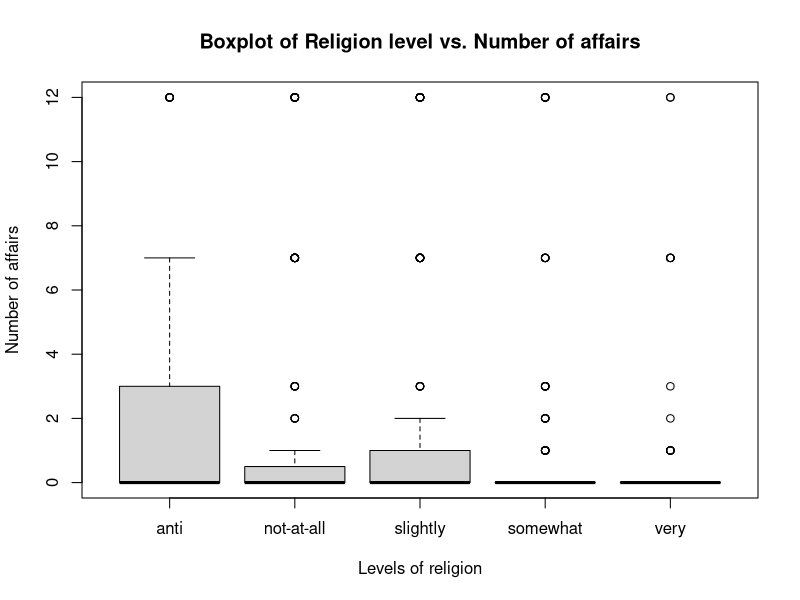
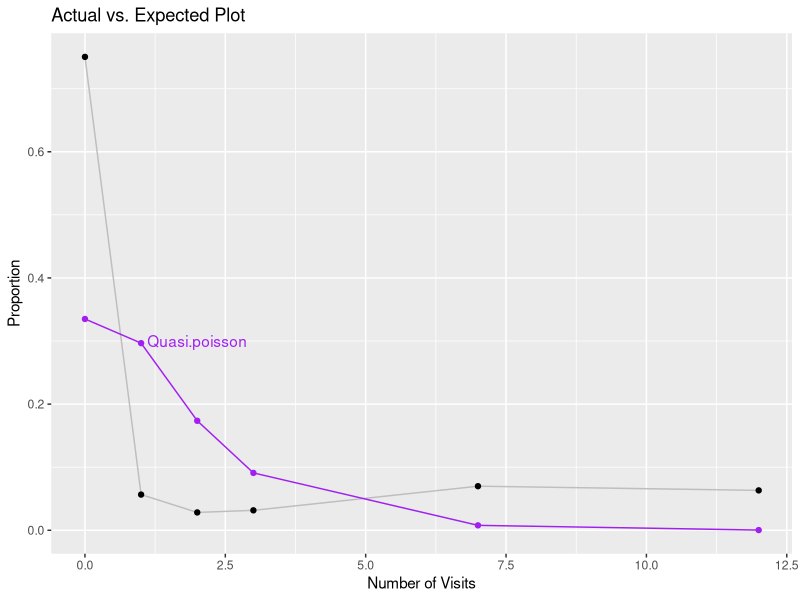
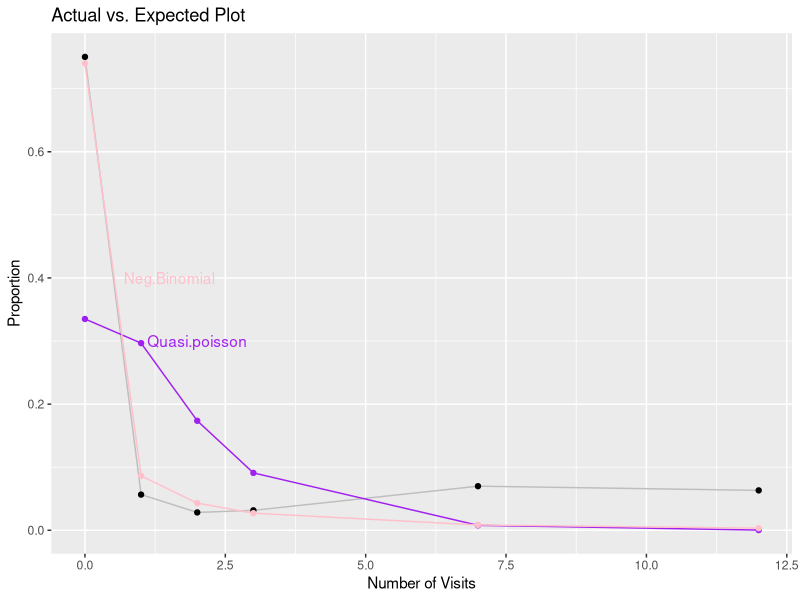
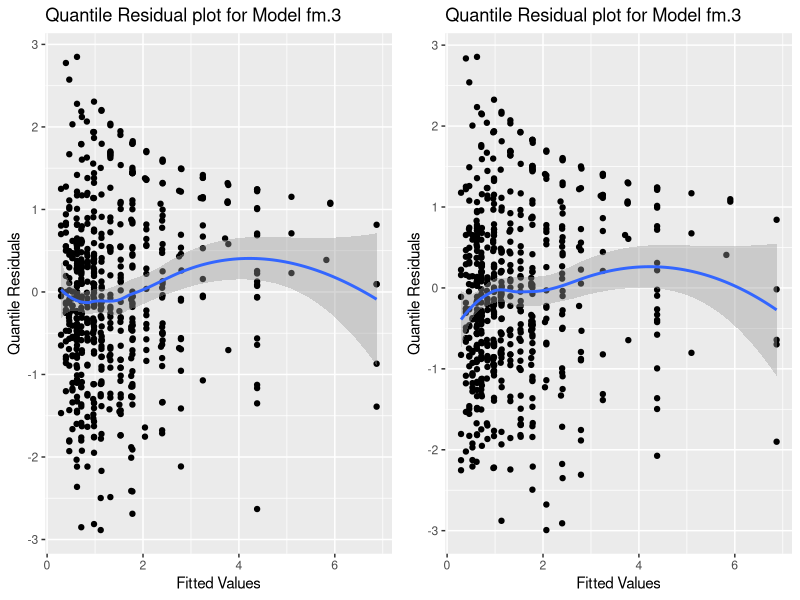
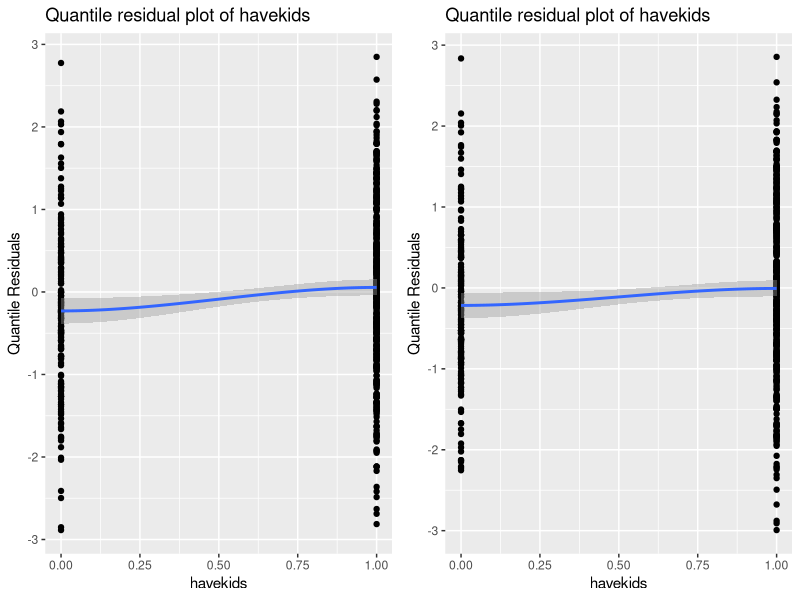
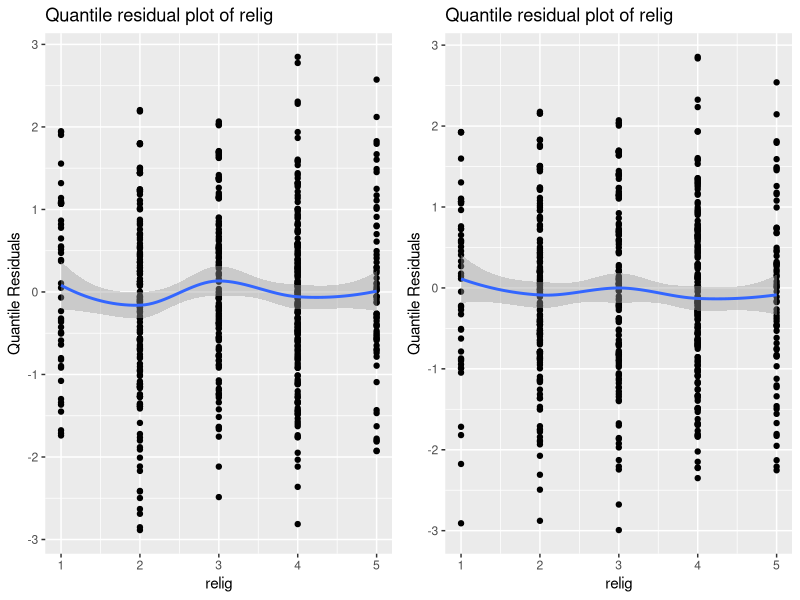
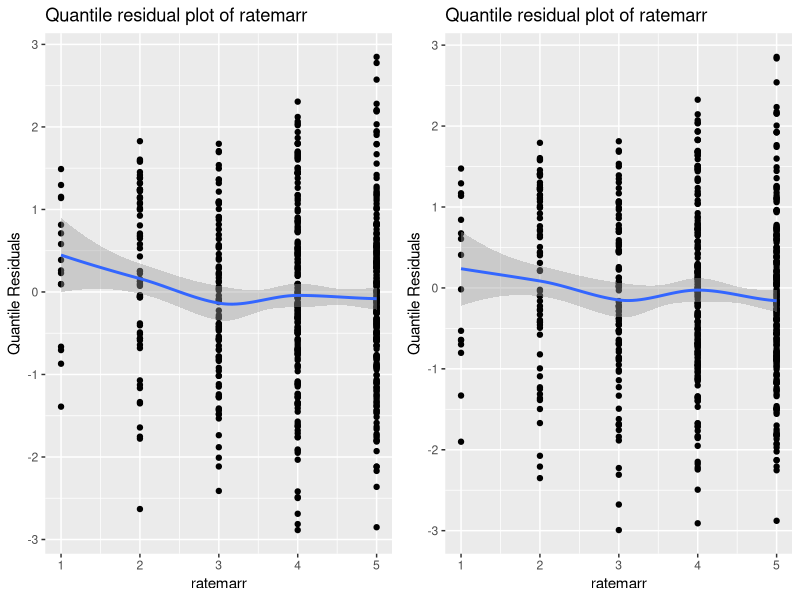
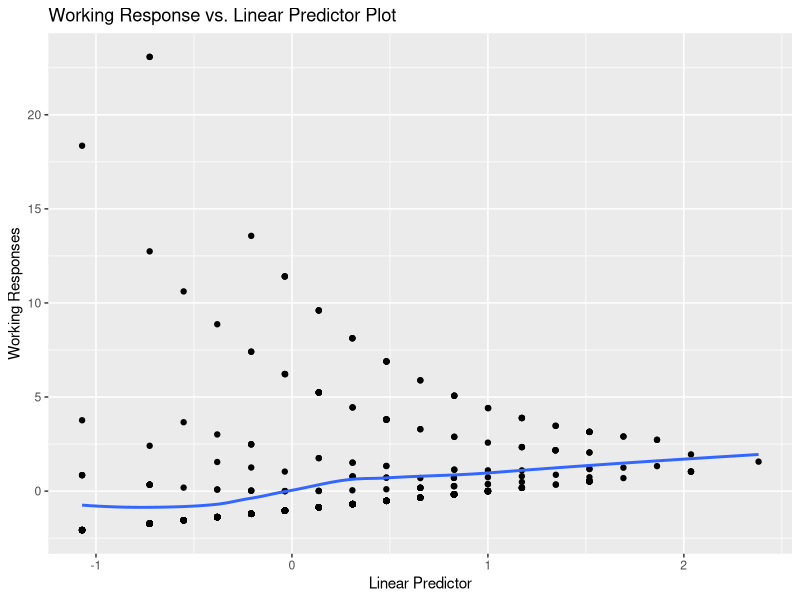

These charts were generated, in order, by the following R code:
## ---- chunk 1
library(dplyr)
library(tidyverse)
library(ggplot2)
library(gridExtra)
library(statmod)
library(MASS)
## ---- chunk 2
affairs <- read.csv("naffairs.csv")
data.char <- function(x) {
  ans <- c(Mean = mean(x),
           Median = median(x),
           Std.Dev = sd(x),
           Min = min(x),
           percentile = quantile(x,probs= c(.25)),
           percentile = quantile(x,probs= c(.75)),
           Max = max(x))
  return(ans)
}
round(t(apply(affairs[,c(2,4,6,8,10,13,15,18)], 2, data.char)), 1)
## ---- chunk 3
boxplot(naffairs~religious,data=affairs, main="Boxplot of Religion level vs. Number of affairs",
   xlab="Levels of religion", ylab="Number of affairs")
## ---- chunk 4
### age vs. number of affairs
#There is no significant indicating age has relationship with number of affairs. However,three age groups(20-24,25-29,55+) has the #least average number of affairs and least number of affairs variance, and the reason might be people's age 20-29 are during the #time of newly-married, and it is also reasonable that people over 55 years old are the group of people least likely to have #affairs because of the physical degradation that occurs with age.
affairs %>%
  group_by(age.cat) %>%
  summarize(mean.affair = mean(naffairs),
            var.affair = var(naffairs)) %>%
  mutate(across(where(is.numeric), ~ round(., 3)))
## ---- chunk 5
# ### male vs. number of affairs
# There is no big difference of number of affairs between male and female for number of affairs because the mean number of affairs and variance number of affairs between gender do not have great difference: both are around 1.4(mean) and 11(variance). So, we will not consider this predictor into our model.
affairs %>%
  group_by(male) %>%
  summarize(mean.affair = mean(naffairs),
            var.affair = var(naffairs))%>%
  mutate(across(where(is.numeric), ~ round(., 3)))
## ---- chunk 6
# ### edu.cat vs. number of affairs
# According to the summary table, we can indicate that the the group of people who only graduate from middle school have the greatest value of affair number and it also have the greatest variance of affair number, and people who only graduate from high school have the mean and variance number of affairs in the second place. We might assume that the fewer education experience the people obtained, the more likely the people will have more affairs, but we need to investigate more to make this conclusion.
affairs %>%
  group_by(edu.cat) %>%
  summarize(mean.affair = mean(naffairs),
            var.affair = var(naffairs))%>%
  mutate(across(where(is.numeric), ~ round(., 3)))
## ---- chunk 7
### occup.cat vs. number of affairs
# There is no significant difference between different groups of occupation, except the group of people who are semi-skilled, which might be a bias.
affairs %>%
  group_by(occup.cat) %>%
  summarize(mean.affair = mean(naffairs),
            var.affair = var(naffairs))%>%
  mutate(across(where(is.numeric), ~ round(., 3)))
## ---- chunk 8
affairs %>%
  group_by(kids) %>%
  summarize(mean.affair = mean(naffairs),
            var.affair = var(naffairs))%>%
  mutate(across(where(is.numeric), ~ round(., 3)))
## ---- chunk 9
affairs %>%
  group_by(relig) %>%
  summarize(mean.affair = mean(naffairs),
            var.affair = var(naffairs))%>%
  mutate(across(where(is.numeric), ~ round(., 3)))
## ---- chunk 10
### yrsmarr.cat vs. number of affairs
# We will not consider this predictor as a useful predictor becasue there is no significant trend between the years of marriage and the number of affairs but the group of people have over 12 years marriage have the significantly highest mean number of affairs compared to others.
affairs %>%
  group_by(yrsmarr.cat) %>%
  summarize(mean.affair = mean(naffairs),
            var.affair = var(naffairs))%>%
  mutate(across(where(is.numeric), ~ round(., 3)))
## ---- chunk 11
### rate.marr.cat vs. number of affairs
# According to the table, we can see that with the rate of marriage increase, the mean number of affairs decrease, which might indicate that the happier the people in the marriage the less likely the people will have affairs. So, I will consider this predictor might be useful to predict response variable.
affairs %>%
  group_by(rate.marr.cat) %>%
  summarize(mean.affair = mean(naffairs),
            var.affair = var(naffairs))%>%
  mutate(across(where(is.numeric), ~ round(., 3)))
## ---- chunk 12
havekids <- ifelse(affairs$kids == "1", 1, 0)
edu.school <- ifelse(affairs$edu.cat == "grade-school",1,0) 
fm.1 <- glm(naffairs ~ edu.cat+havekids+relig+ratemarr, #diagnostic: linear
            data = affairs,
            family = poisson(link = "log")) #diagnostic test

affairs$fm1.mu <- predict(fm.1, type = "response")
summary1 <- summary(fm.1)$coefficients[,c(1,2)]
round(summary1,3)
## ---- chunk 13
phi.md <- fm.1$deviance / fm.1$df.residual
phi.md <- round(phi.md,3)
phi.pe <- sum((affairs$naffairs - affairs$fm1.mu)^2/affairs$fm1.mu)/
  fm.1$df.residual
phi.pe <- round(phi.pe,3)

c("Pearson phi" = phi.pe,
  "Mean Deviance phi" = phi.md)
## ---- chunk 14
fm.2 <- glm(naffairs ~ havekids+relig+ratemarr,
            data = affairs,
            family = quasipoisson(link = "log"))
round(summary(fm.2)$coefficients[,c(1,2)],3)
## ---- chunk 15
phi.md2 <- fm.2$deviance / fm.2$df.residual
phi.md2 <- round(phi.md2,3)
phi.md2
## ---- chunk 16
affairtbl <- table(affairs$naffairs)
proportion <- affairtbl / sum(affairtbl)
df1 <- data.frame(affairs = as.numeric(names(affairtbl)),
                 freq.affairs = as.numeric(proportion))
pp <- affairs[1:12]
## ---- chunk 17
mu <- predict(fm.2, type = "response")

naffairs <- df1$affairs
ep <- numeric(length(naffairs)) #store expected probs.
j <- 1
for(k in naffairs) {
  ep[j] <- mean(exp(-mu) * mu^k / factorial(k))
  j <- j + 1
}
df1$expected.prob.fm2 <- ep
## ---- chunk 18
idx <- 1:12
p <- ggplot(data = df1[idx,],
            mapping = aes(x = affairs,
                          y = freq.affairs))
p <- p + geom_line(col = "gray")
p <- p + geom_point()
p <- p + labs(x = "Number of Visits",
              y = "Proportion")

p <- p + geom_line(data = df1[idx,],
                   mapping = aes(y = expected.prob.fm2),
                   color = "purple")
p <- p + geom_point(data = df1[idx,],
                    mapping = aes(y = expected.prob.fm2),
                    color = "purple")
p <- p + annotate("text", x = 2, y = 0.30,
                  label = "Quasi.poisson",
                  color = "purple") + ggtitle("Actual vs. Expected Plot")
p
## ---- chunk 19
fm.3 <- glm.nb(naffairs ~ relig+ratemarr,
               data = affairs)
round(summary(fm.3)$coefficients[,c(1,2)],3)
phi.md3 <- fm.3$deviance / fm.3$df.residual
phi.md3 <- round(phi.md3,3)
phi.md3
## ---- chunk 20
mu2 <- predict(fm.3, type = "response")

theta <- fm.3$theta # get theta value from our model

f <- function(y, mu, theta) mean((gamma(theta + y) * mu^y * theta^theta)/(gamma(theta) * factorial(y) * (mu + theta)^(theta + y)))

df1$expected.prob.fm3 <- map_dbl(df1$affairs, f, mu = mu, theta = theta)
## ---- chunk 21
p <- p + geom_line(data = df1[idx,],
                   mapping = aes(y = expected.prob.fm3),
                   color = "pink")
p <- p + geom_point(data = df1[idx,],
                   mapping = aes(y = expected.prob.fm3),
                   color = "pink")
p <- p + annotate("text", x = 1.5, y = 0.40,
                  label = "Neg.Binomial",
                  color = "pink") + ggtitle("Actual vs. Expected Plot")
p
## ---- chunk 22
affairs$fm3.rQ1 <- qresid(fm.3)
affairs$fm3.rQ2 <- qresid(fm.3)
p <- ggplot(data = affairs,
            mapping = aes(x = mu,
                          y = fm3.rQ1))
p <- p + geom_point() + geom_smooth(se = TRUE)
p <- p + labs(x = "Fitted Values",
              y = "Quantile Residuals",
              title = "Quantile Residual plot for Model fm.3")

q <- ggplot(data = affairs,
            mapping = aes(x = mu,
                          y = fm3.rQ2))
q <- q + geom_point() + geom_smooth(se = TRUE)
q <- q + labs(x = "Fitted Values",
              y = "Quantile Residuals",
              title = "Quantile Residual plot for Model fm.3")
grid.arrange(p, q, nrow = 1)
## ---- chunk 23
#havekids
p <- ggplot(data = affairs,
            mapping = aes(x = havekids,
                          y = fm3.rQ1))
p <- p + geom_point() + geom_smooth(se = TRUE)
p <- p + labs(x = "havekids",
              y = "Quantile Residuals",
              title = "Quantile residual plot of havekids")

q <- ggplot(data = affairs,
            mapping = aes(x = havekids,
                          y = fm3.rQ2))
q <- q + geom_point() + geom_smooth(se = TRUE)
q <- q + labs(x = "havekids",
              y = "Quantile Residuals",
              title = "Quantile residual plot of havekids")
grid.arrange(p, q, nrow = 1)
## ---- chunk 24
#relig
p <- ggplot(data = affairs,
            mapping = aes(x = relig,
                          y = fm3.rQ1))
p <- p + geom_point() + geom_smooth(se = TRUE)
p <- p + labs(x = "relig",
              y = "Quantile Residuals",
              title = "Quantile residual plot of relig")

q <- ggplot(data = affairs,
            mapping = aes(x = relig,
                          y = fm3.rQ2))
q <- q + geom_point() + geom_smooth(se = TRUE)
q <- q + labs(x = "relig",
              y = "Quantile Residuals",
              title = "Quantile residual plot of relig")
grid.arrange(p, q, nrow = 1)
## ---- chunk 25
#ratemarr
p <- ggplot(data = affairs,
            mapping = aes(x = ratemarr,
                          y = fm3.rQ1))
p <- p + geom_point() + geom_smooth(se = TRUE)
p <- p + labs(x = "ratemarr",
              y = "Quantile Residuals",
              title = "Quantile residual plot of ratemarr")

q <- ggplot(data = affairs,
            mapping = aes(x = ratemarr,
                          y = fm3.rQ2))
q <- q + geom_point() + geom_smooth(se = TRUE)
q <- q + labs(x = "ratemarr",
              y = "Quantile Residuals",
              title = "Quantile residual plot of ratemarr")
grid.arrange(p, q, nrow = 1)
## ---- chunk 26
affairs <- affairs %>%
  mutate(fm3.eta = predict(fm.3, type = "link"),
         fm3.wR  = fm3.eta + resid(fm.3, type = "working"))

p <- ggplot(data = affairs,
            mapping = aes(x = fm3.eta,
                          y = fm3.wR))
p <- p + geom_point() + geom_smooth(se = FALSE)
p <- p + labs(x = "Linear Predictor",
              y = "Working Responses",
              title = "Working Response vs. Linear Predictor Plot")
p
